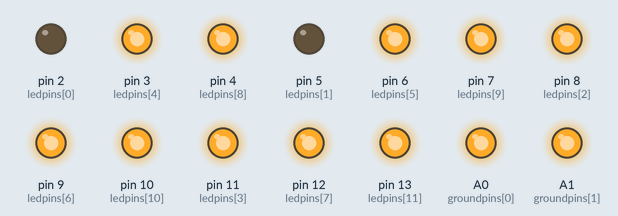
A sketch run on a simulated Arduino Uno, built with avr-gcc and run on an emulated ATmega328P. Parts: output pins drawn as LEDs (lit = HIGH).

Above: at 0.06 s.
At 4.93 s:
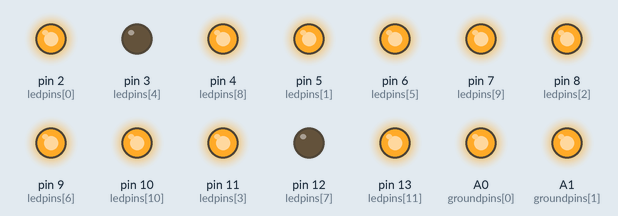
At 9.94 s:
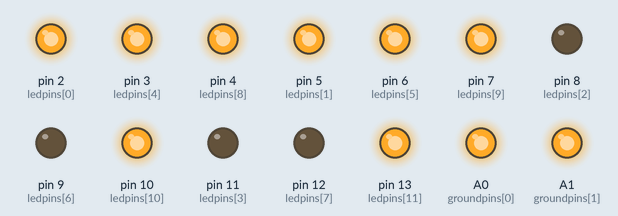
At 19.94 s:
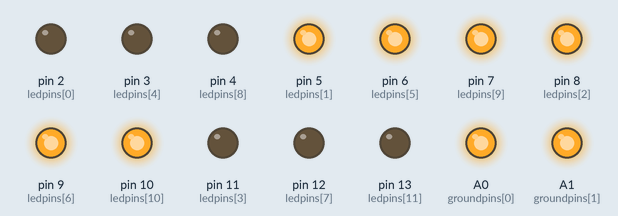
At 29.49 s:
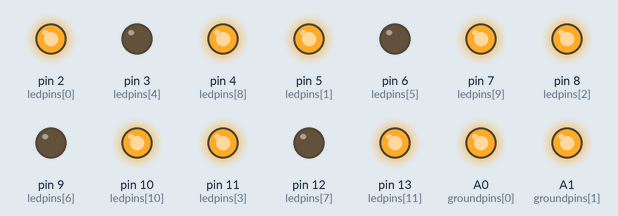
At 39.89 s:
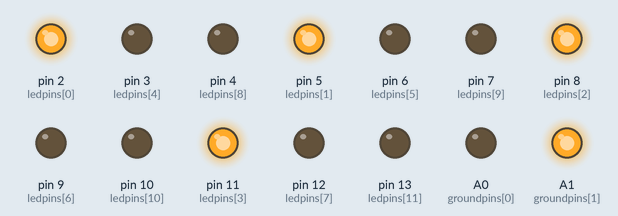
Timing chart, 0 to 40.0 s (numbered marks = the images above):
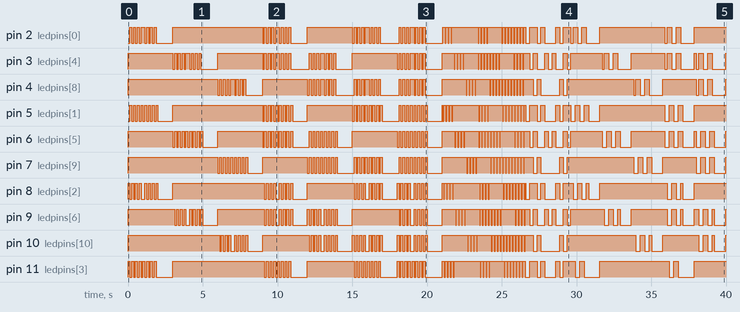

Measured:
- by itself, pin 2 (ledpins[0]): LOW → HIGH at 0.13 s, → LOW 0.13 s later, → HIGH 0.13 s later, → LOW 0.13 s later, … (111 changes in this stretch)
- by itself, pin 3 (ledpins[4]): HIGH → LOW at 3.0 s, → HIGH 0.13 s later, → LOW 0.13 s later, → HIGH 0.13 s later, … (122 changes in this stretch)
- by itself, pin 4 (ledpins[8]): HIGH → LOW at 6.0 s, → HIGH 0.13 s later, → LOW 0.13 s later, → HIGH 0.13 s later, … (110 changes in this stretch)
- by itself, pin 5 (ledpins[1]): LOW → HIGH at 0.13 s, → LOW 0.13 s later, → HIGH 0.13 s later, → LOW 0.13 s later, … (121 changes in this stretch)
- by itself, pin 6 (ledpins[5]): HIGH → LOW at 3.0 s, → HIGH 0.13 s later, → LOW 0.13 s later, → HIGH 0.13 s later, … (130 changes in this stretch)
- by itself, pin 7 (ledpins[9]): HIGH → LOW at 6.0 s, → HIGH 0.13 s later, → LOW 0.13 s later, → HIGH 0.13 s later, … (118 changes in this stretch)
- by itself, pin 8 (ledpins[2]): HIGH → LOW at 0.13 s, → HIGH 0.13 s later, → LOW 0.13 s later, → HIGH 0.13 s later, … (116 changes in this stretch)
- by itself, pin 9 (ledpins[6]): HIGH → LOW at 3.1 s, → HIGH 0.13 s later, → LOW 0.13 s later, → HIGH 0.13 s later, … (124 changes in this stretch)

The sketch:

LED_Cube_2x2x2_RGB.ino
```cpp
int colors = 0;

int ledpins[] = {2, 5, 8, 11, 3, 6, 9, 12, 4, 7, 10, 13};
int groundpins[] = {A0, A1};

void setLED(int color, int quad) {
  int index = (quad + (color * 4));
  if ((color / 3) == 0 ) { //single color (blue green red)
    digitalWrite(ledpins[index], LOW);
  }
  else if (color < 5) { // double color (teal yellow purple)
    digitalWrite(ledpins[(index % 12)], LOW);
    digitalWrite(ledpins[(index % 12) + 4], LOW);
  }
  else if (color == 5) { // double color (teal yellow purple)
    digitalWrite(ledpins[(index % 4)], LOW);
    digitalWrite(ledpins[(index % 4) + 8], LOW);
  }
  else if (color == 6) { // all colors (white)
    digitalWrite(ledpins[(index % 4)], LOW);
    digitalWrite(ledpins[(index % 4) + 4], LOW);
    digitalWrite(ledpins[(index % 4) + 8], LOW);
  }
}

void ledOff(int color, int quad) {
  int index = (quad + (color * 4));
  if ((color / 3) == 0 ) { //single color (blue green red)
    digitalWrite(ledpins[index], HIGH);
  }
  else if (color < 5) { // double color (teal yellow purple)
    digitalWrite(ledpins[(index % 12)], HIGH);
    digitalWrite(ledpins[(index % 12) + 4], HIGH);
  }
  else if (color == 5) { // double color (teal yellow purple)
    digitalWrite(ledpins[(index % 4)], HIGH);
    digitalWrite(ledpins[(index % 4) + 8], HIGH);
  }
  else if (color == 6) { // all colors (white)
    digitalWrite(ledpins[(index % 4)], HIGH);
    digitalWrite(ledpins[(index % 4) + 4], HIGH);
    digitalWrite(ledpins[(index % 4) + 8], HIGH);
  }
}

void allOff(int color) {
  for (int i = 0; i < 4; i++)  {
    ledOff(color, i);
  }
  digitalWrite(groundpins[0], LOW);
  digitalWrite(groundpins[1], LOW);
}

void initCube() {
  for (int i = 0; i < 12; i++)  {
    pinMode(ledpins[i], OUTPUT);
  }
  for (int i = 0; i < 2; i++)  {
    pinMode(groundpins[i], OUTPUT);
  }
  for (int i = 0; i < 7; i++)  {
    allOff(i);
  }
}

int nextColor(int c) {
  return (c+1)%7;
}

void spin() {
  int delaytime = 50;
  for (int c = 0; c < 7; c++) {
    for (int z = 0; z < 2; z++) {
      digitalWrite(groundpins[z], HIGH);
      for (int y = 0; y < 4; y++)  {
        setLED(c, y);
        delay(delaytime);
        ledOff(c, y);
      }

      for (int y = 0; y < 4; y++)  {
        setLED(c, y);
        delay(delaytime);
        ledOff(c, y);
      }

      digitalWrite(groundpins[z], LOW);
    }
  }
}

void corners() {
  int delaytime = 100;
  for (int c = 0; c < 7; c++) {
    for (int y = 0; y < 4; y++)  {
      digitalWrite(groundpins[0], HIGH);
      setLED(c, y);
      delay(delaytime);
      ledOff(c, y);
      digitalWrite(groundpins[0], LOW);
      digitalWrite(groundpins[1], HIGH);
      setLED(c, (y+2)%4);
      delay(delaytime);
      ledOff(c, (y+2)%4);
      digitalWrite(groundpins[1], LOW);
    }
  }
}

void pulse() {
  int delaytime = 250;
  digitalWrite(groundpins[0], HIGH);
  digitalWrite(groundpins[1], HIGH);
  for (int c = 0; c < 7; c++) {
    setLED(c, 0);
    setLED(c, 1);
    setLED(c, 2);
    setLED(c, 3);
    delay(delaytime);
    ledOff(c, 0);
    ledOff(c, 1);
    ledOff(c, 2);
    ledOff(c, 3);
  }
  for (int c = 5; c > 0; c--) {
    setLED(c, 0);
    setLED(c, 1);
    setLED(c, 2);
    setLED(c, 3);
    delay(delaytime);
    ledOff(c, 0);
    ledOff(c, 1);
    ledOff(c, 2);
    ledOff(c, 3);
  }
}

void faces() {
  int delaytime = 150;
  for (int c = 0; c < 7; c++) {
    digitalWrite(groundpins[0], HIGH);
    digitalWrite(groundpins[1], HIGH);
    setLED(c, 0);
    for (int r = 0; r < 2; r++) {
      setLED(c, 1);
      delay(delaytime);
      ledOff(c, 0);
      setLED(c, 2);
      delay(delaytime);
      ledOff(c, 1);
      setLED(c, 3);
      delay(delaytime);
      ledOff(c, 2);
      setLED(c, 0);
      delay(delaytime);
      ledOff(c, 3);
    }
    ledOff(c, 0);
    digitalWrite(groundpins[0], LOW);
    setLED(c, 0);
    setLED(c, 1);
    setLED(c, 2);
    setLED(c, 3);
    delay(delaytime);
    for (int r = 0; r < 2; r++) {
      digitalWrite(groundpins[1], LOW);
      digitalWrite(groundpins[0], HIGH);
      delay(delaytime);
      digitalWrite(groundpins[0], LOW);
      digitalWrite(groundpins[1], HIGH);
      delay(delaytime);
    }
    digitalWrite(groundpins[0], HIGH);
    ledOff(c, 0);
    ledOff(c, 1);
    ledOff(c, 2);
    ledOff(c, 3);
    delay(delaytime);
  }
}

void side2side() {
  int delaytime = 125;
  for (int c = 0; c < 7; c++) {
    digitalWrite(groundpins[0], HIGH);
    digitalWrite(groundpins[1], HIGH);
    for (int r = 0; r < 4; r++) {
      setLED(c, 0);
      setLED(c, 1);
      delay(delaytime);
      ledOff(c, 0);
      ledOff(c, 1);
      setLED(c, 2);
      setLED(c, 3);
      delay(delaytime);
      ledOff(c, 2);
      ledOff(c, 3);
    }
    for (int r = 0; r < 4; r++) {
      setLED(c, 1);
      setLED(c, 2);
      delay(delaytime);
      ledOff(c, 1);
      ledOff(c, 2);
      setLED(c, 3);
      setLED(c, 0);
      delay(delaytime);
      ledOff(c, 3);
      ledOff(c, 0);
    }
    digitalWrite(groundpins[1], LOW);
    digitalWrite(groundpins[0], LOW);
    setLED(c, 0);
    setLED(c, 1);
    setLED(c, 2);
    setLED(c, 3);
    for (int r = 0; r < 4; r++) {
      digitalWrite(groundpins[1], HIGH);
      delay(delaytime);
      digitalWrite(groundpins[1], LOW);
      digitalWrite(groundpins[0], HIGH);
      delay(delaytime);
      digitalWrite(groundpins[0], LOW);
    }
    ledOff(c, 0);
    ledOff(c, 1);
    ledOff(c, 2);
    ledOff(c, 3);
  }
}

void setup () {
  initCube();
}

void loop() {
  side2side();
  spin();
  pulse();
  faces();
  corners();
}
```
